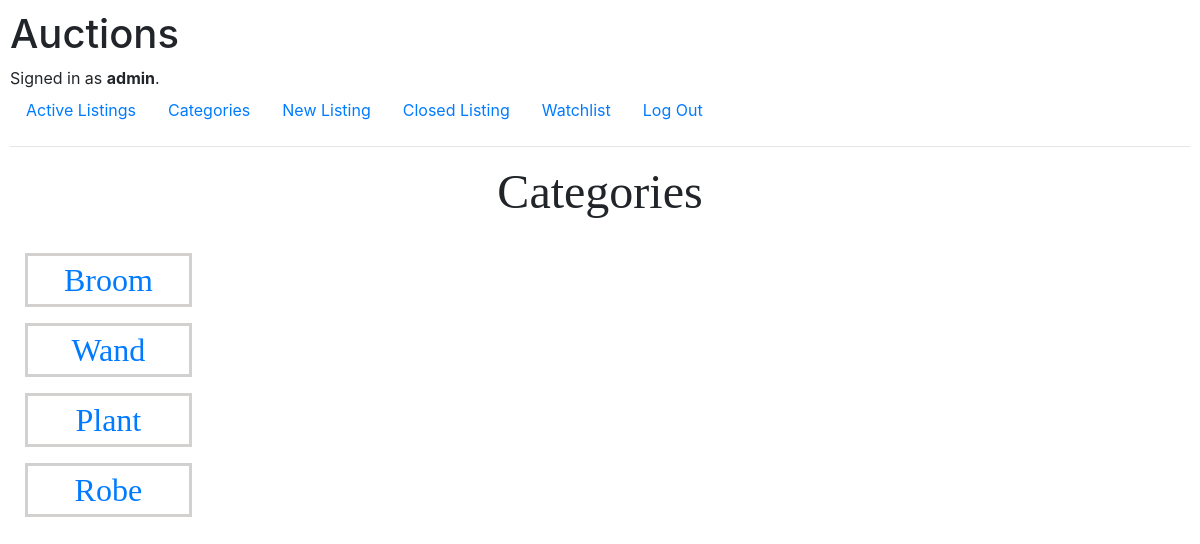
The page /categories (signed in) on the database its author committed.
### auctions/models.py (models this page shows, shortened)
class User(AbstractUser):
    def __str__(self):
        return f"{self.username : {self.password}}"

class Auction(models.Model):
    title = models.CharField(max_length=64)
    price = models.IntegerField()
    vendor = models.CharField(max_length=64)
    description = models.CharField(max_length=512)
    image = models.ImageField(upload_to='images',default="Empty")
    category = models.CharField(max_length=64, default="Empty")
    active = models.BooleanField(default=True)
    winner = models.CharField(max_length=64, default="Empty")

### auctions/views.py (the view)
# urls.py: path("categories", views.categories, name="categories"),
def categories(request):
    categories = Auction.objects.all()
    cat_list = []
    for category in categories:
        if category.category not in cat_list:
            cat_list.append(category.category)
    return render(request, "auctions/categories.html",{
        "cat_list" : cat_list,
    })

### auctions/templates/auctions/categories.html
{% extends "auctions/layout.html" %} {% block body %}
<h2 class="page-title">Categories</h2>
   {% for cat in cat_list %}
   <div class="col-2">
      <a href="/category/{{cat}}">
         <p class="category-item">{{cat}}</p>
        </a>
   </div>
   {% endfor %}
{% endblock %}

### auctions/templates/auctions/layout.html (shortened to what this page needs)
{% load static %}
<!DOCTYPE html>
<html lang="en">
    <head>
        <link rel="stylesheet" href="https://stackpath.bootstrapcdn.com/bootstrap/4.4.1/css/bootstrap.min.css">
        <link href="{% static 'auctions/styles.css' %}" rel="stylesheet">
    </head>
    <body>
        <h1>Auctions</h1>
        <div>
            {% if user.is_authenticated %}
                Signed in as <strong>{{ user.username }}</strong>.
            {% else %}
                Not signed in.
            {% endif %}
        </div>
        <ul class="nav">
            <li class="nav-item">
                <a class="nav-link" href="{% url 'index' %}">Active Listings</a>
            </li>
            <li class="nav-item">
                <a class="nav-link" href="{% url 'categories' %}">Categories</a>
            </li>
            {% if user.is_authenticated %}
                <li class="nav-item">
                    <a class="nav-link" href="{% url 'new' %}">New Listing</a>
                </li>
                <li class="nav-item">
                    <a class="nav-link" href="{% url 'closed_listing' %}">Closed Listing</a>
                </li>
                <li class="nav-item">
                    <a class="nav-link" href="{% url 'watchlist' %}">Watchlist</a>
                </li>
                <li class="nav-item">
                    <a class="nav-link" href="{% url 'logout' %}">Log Out</a>
                </li>
            {% endif %}
        </ul>
        <hr>
        {% block body %}
        {% endblock %}
    </body>
</html>

### auctions/static/auctions/styles.css (style rules this page uses)
body { padding: 10px; }
p { font-family: Copperplate; }
.page-title { text-align: center; margin-bottom: 2rem; font-size: 3rem; font-family: Copperplate; }
a { text-decoration: none; }
.category-item { font-size: 2rem; border-style: solid; border-color: rgb(211, 208, 208); text-align: center; }

### rows shown on the page
User: username "admin"
Auction: cat_list "Broom"
Auction: cat_list "Wand"
Auction: cat_list "Plant"
Auction: cat_list "Robe"
